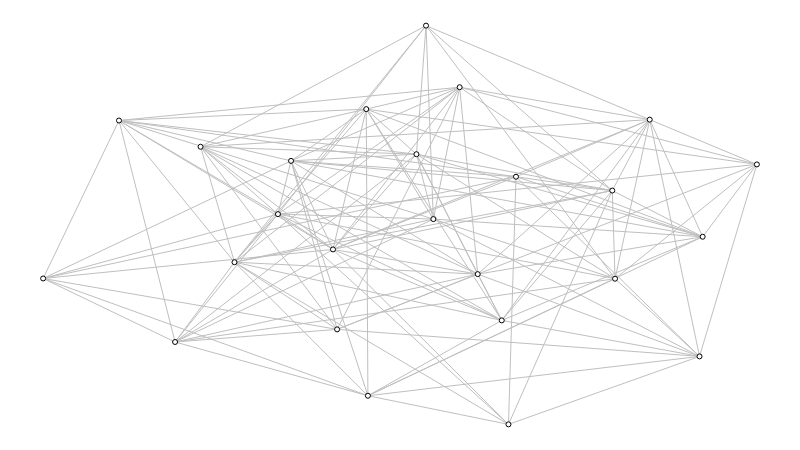

The notebook cell this image was saved under:
### Markdown cell above
Exemplo de grafo:

(esse grafo representa o *ambiente* do modelo)

### Code cell
def build_graph():
    g = nx.erdos_renyi_graph(NUM_NODES, DENSITY)
    #gera grafos aleatórios, 
    #que inclui o limite entre cada par de nós com igual probabilidade, 
    #independentemente das extremidades

    sn.reset_node_colors(g)
    sn.reset_edge_colors(g)

    return g


g = build_graph()

sn.reset_positions(g)

sn.show_graph(g)

### Figure 1 — Plotly figure (JSON) as saved in the notebook; plotly's stock layout.template omitted (floating-point values rounded to 4 significant figures; data arrays with more than 128 entries replaced by an {"elided": "..."} marker saying what was removed)
{"data": [{"hoverinfo": "none", "line": {"color": "rgb(191, 191, 191)", "width": 1}, "mode": "lines", "type": "scatter", "uid": "e7c155d2-8580-44f2-9601-8ce651556735", "x": {"elided": "411 float values"}, "y": {"elided": "411 float values"}}, {"hoverinfo": "none", "marker": {"color": "rgb(255, 255, 255)", "line": {"color": "rgb(0, 0, 0)", "width": 1}, "size": 5}, "mode": "markers+text", "text": [], "textfont": {"color": "rgb(0, 0, 0)"}, "textposition": "middle center", "type": "scatter", "uid": "0f20d387-8d76-4df9-8e8b-935b0eefba17", "x": [0.1849, 0.8499, 0.523, 0.5365, 1, 0.6089, 0.455, 0.4119, 0.2206, 0.9197, 0.9241, 0.4061, 0.5836, 0.1063, 0.2681, 0.4527, 0.6426, 0.5467, 0.6625, 0.329, 0, 0.7974, 0.652, 0.3473, 0.8013], "y": [0.2066, 0.7643, 0.6775, 1, 0.6519, 0.3768, 0.07176, 0.2383, 0.6962, 0.1705, 0.4705, 0.4387, 0.8456, 0.7621, 0.4067, 0.7907, 0.2608, 0.5148, 0.621, 0.5273, 0.3659, 0.5864, 0, 0.6609, 0.3653]}], "layout": {"height": 450, "margin": {"b": 0, "l": 0, "r": 0, "t": 0}, "showlegend": false, "width": 800, "xaxis": {"showgrid": false, "showticklabels": false, "zeroline": false}, "yaxis": {"showgrid": false, "showticklabels": false, "zeroline": false}}}
